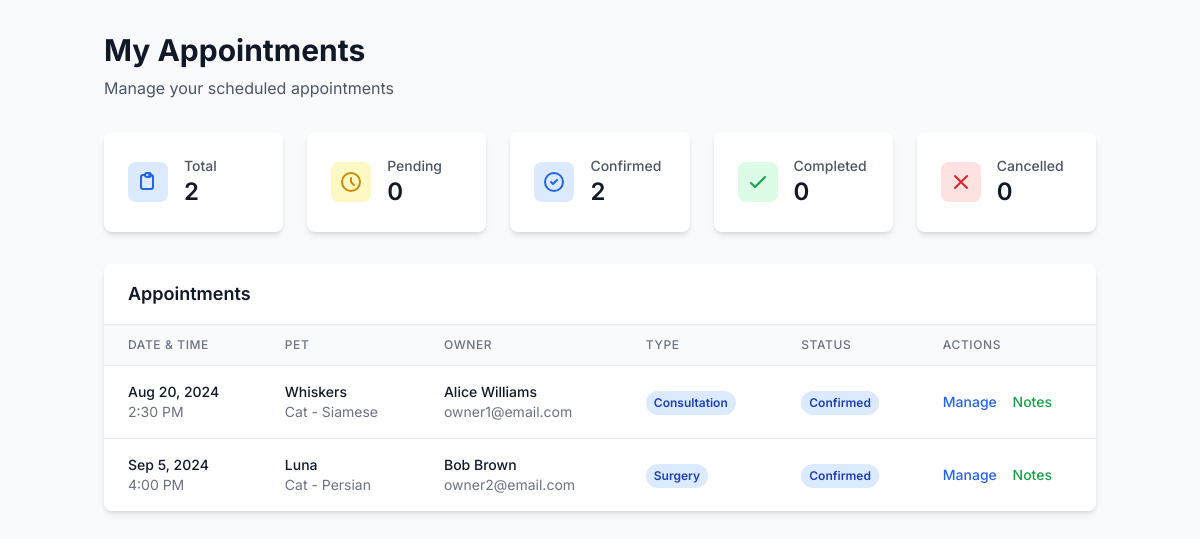
/manage_appointments.php (signed in), run on the app's committed database.
### tables this page shows
CREATE TABLE appointments (
    id INT AUTO_INCREMENT PRIMARY KEY,
    pet_id INT NOT NULL,
    veterinarian_id INT NOT NULL,
    owner_id INT NOT NULL,
    appointment_date DATETIME NOT NULL,
    duration_minutes INT DEFAULT 30,
    duration INT DEFAULT 30,  
    appointment_type ENUM('checkup', 'vaccination', 'emergency', 'surgery', 'consultation', 'follow_up') DEFAULT 'checkup',
    purpose TEXT,
    status ENUM('pending', 'confirmed', 'in_progress', 'completed', 'cancelled', 'no_show') DEFAULT 'pending',
    cancellation_reason TEXT,
    notes TEXT,
    reminder_sent BOOLEAN DEFAULT FALSE,
    cost DECIMAL(10,2),
    payment_status ENUM('pending', 'paid', 'overdue') DEFAULT 'pending',
    created_at TIMESTAMP DEFAULT CURRENT_TIMESTAMP,
    updated_at TIMESTAMP DEFAULT CURRENT_TIMESTAMP ON UPDATE CURRENT_TIMESTAMP,
    FOREIGN KEY (pet_id) REFERENCES pets(id) ON DELETE CASCADE,
    FOREIGN KEY (veterinarian_id) REFERENCES users(id) ON DELETE CASCADE,
    FOREIGN KEY (owner_id) REFERENCES users(id) ON DELETE CASCADE
);

CREATE TABLE pets (
    id INT AUTO_INCREMENT PRIMARY KEY,
    owner_id INT NOT NULL,
    name VARCHAR(100) NOT NULL,
    species VARCHAR(50) NOT NULL,
    breed VARCHAR(100),
    gender ENUM('male', 'female', 'unknown') DEFAULT 'unknown',
    dob DATE,
    weight DECIMAL(5,2),  
    color VARCHAR(100),
    microchip_id VARCHAR(50) UNIQUE,
    is_spayed_neutered BOOLEAN DEFAULT FALSE,
    allergies TEXT,
    medications TEXT,
    special_needs TEXT,
    notes TEXT,  
    emergency_contact VARCHAR(255),
    emergency_phone VARCHAR(20),
    photo_url VARCHAR(500),
    is_active BOOLEAN DEFAULT TRUE,
    created_at TIMESTAMP DEFAULT CURRENT_TIMESTAMP,
    updated_at TIMESTAMP DEFAULT CURRENT_TIMESTAMP ON UPDATE CURRENT_TIMESTAMP,
    FOREIGN KEY (owner_id) REFERENCES users(id) ON DELETE CASCADE
);

CREATE TABLE users (
    id INT AUTO_INCREMENT PRIMARY KEY,
    email VARCHAR(255) UNIQUE NOT NULL,
    password VARCHAR(255) NOT NULL,
    role ENUM('pet_owner', 'veterinarian', 'admin') DEFAULT 'pet_owner',
    name VARCHAR(255),  
    first_name VARCHAR(100) NOT NULL,
    last_name VARCHAR(100) NOT NULL,
    phone VARCHAR(20),
    address TEXT,
    city VARCHAR(100),
    state VARCHAR(50),
    zip_code VARCHAR(10),
    bio TEXT,
    emergency_contact VARCHAR(255),
    emergency_phone VARCHAR(20),
    is_active BOOLEAN DEFAULT TRUE,
    email_verified BOOLEAN DEFAULT FALSE,
    last_login TIMESTAMP NULL,
    notification_preferences JSON,
    privacy_settings JSON,
    deletion_requested BOOLEAN DEFAULT FALSE,
    deletion_reason TEXT,
    deletion_requested_at TIMESTAMP NULL,
    created_at TIMESTAMP DEFAULT CURRENT_TIMESTAMP,
    updated_at TIMESTAMP DEFAULT CURRENT_TIMESTAMP ON UPDATE CURRENT_TIMESTAMP
);

### manage_appointments.php (the view, shortened to what this page needs)
<?php
require_once 'db.php';
$user_id = $_SESSION['user_id'];
$user_role = $_SESSION['role'];
if ($user_role === 'veterinarian') {
    $appointments_query = "
        SELECT a.*,
               p.name as pet_name, p.species, p.breed,
               u.first_name, u.last_name, u.email, u.phone,
               vet.first_name as vet_first_name, vet.last_name as vet_last_name
        FROM appointments a
        JOIN pets p ON a.pet_id = p.id
        JOIN users u ON a.owner_id = u.id
        JOIN users vet ON a.veterinarian_id = vet.id
        WHERE a.veterinarian_id = ?
        ORDER BY a.appointment_date ASC, a.status ASC
    ";
    $stmt = $conn->prepare($appointments_query);
    $stmt->bind_param("i", $user_id);
}
$stmt->execute();
$appointments = $stmt->get_result()->fetch_all(MYSQLI_ASSOC);
if ($user_role === 'veterinarian') {
    $stats_query = "
        SELECT
            COUNT(*) as total,
            SUM(CASE WHEN status = 'pending' THEN 1 ELSE 0 END) as pending,
            SUM(CASE WHEN status = 'confirmed' THEN 1 ELSE 0 END) as confirmed,
            SUM(CASE WHEN status = 'completed' THEN 1 ELSE 0 END) as completed,
            SUM(CASE WHEN status = 'cancelled' THEN 1 ELSE 0 END) as cancelled
        FROM appointments
        WHERE veterinarian_id = ?
    ";
    $stats_stmt = $conn->prepare($stats_query);
    $stats_stmt->bind_param("i", $user_id);
}
$stats_stmt->execute();
$stats = $stats_stmt->get_result()->fetch_assoc();
?>
<!DOCTYPE html>
<html lang="en">
<head>
    <script src="https://cdn.tailwindcss.com"></script>
</head>
<body class="bg-gray-50">
    <div class="container mx-auto px-4 py-8">
        <div class="mb-8">
            <h1 class="text-3xl font-bold text-gray-900 mb-2">
                <?php echo $user_role === 'admin' ? 'All Appointments' : 'My Appointments'; ?>
            </h1>
            <p class="text-gray-600">
                <?php echo $user_role === 'admin' ? 'Manage all appointments in the system' : 'Manage your scheduled appointments'; ?>
            </p>
        </div>
        <div class="grid grid-cols-1 md:grid-cols-5 gap-6 mb-8">
            <div class="bg-white rounded-lg shadow-md p-6">
                <div class="flex items-center">
                    <div class="p-2 bg-blue-100 rounded-lg">
                        <svg class="w-6 h-6 text-blue-600" fill="none" stroke="currentColor" viewBox="0 0 24 24">
                            <path stroke-linecap="round" stroke-linejoin="round" stroke-width="2" d="M9 5H7a2 2 0 00-2 2v10a2 2 0 002 2h8a2 2 0 002-2V7a2 2 0 00-2-2h-2M9 5a2 2 0 002 2h2a2 2 0 002-2M9 5a2 2 0 012-2h2a2 2 0 012 2"></path>
                        </svg>
                    </div>
                    <div class="ml-4">
                        <p class="text-sm font-medium text-gray-600">Total</p>
                        <p class="text-2xl font-semibold text-gray-900"><?php echo $stats['total']; ?></p>
                    </div>
                </div>
            </div>
            <div class="bg-white rounded-lg shadow-md p-6">
                <div class="flex items-center">
                    <div class="p-2 bg-yellow-100 rounded-lg">
                        <svg class="w-6 h-6 text-yellow-600" fill="none" stroke="currentColor" viewBox="0 0 24 24">
                            <path stroke-linecap="round" stroke-linejoin="round" stroke-width="2" d="M12 8v4l3 3m6-3a9 9 0 11-18 0 9 9 0 0118 0z"></path>
                        </svg>
                    </div>
                    <div class="ml-4">
                        <p class="text-sm font-medium text-gray-600">Pending</p>
                        <p class="text-2xl font-semibold text-gray-900"><?php echo $stats['pending']; ?></p>
                    </div>
                </div>
            </div>
            <div class="bg-white rounded-lg shadow-md p-6">
                <div class="flex items-center">
                    <div class="p-2 bg-blue-100 rounded-lg">
                        <svg class="w-6 h-6 text-blue-600" fill="none" stroke="currentColor" viewBox="0 0 24 24">
                            <path stroke-linecap="round" stroke-linejoin="round" stroke-width="2" d="M9 12l2 2 4-4m6 2a9 9 0 11-18 0 9 9 0 0118 0z"></path>
                        </svg>
                    </div>
                    <div class="ml-4">
                        <p class="text-sm font-medium text-gray-600">Confirmed</p>
                        <p class="text-2xl font-semibold text-gray-900"><?php echo $stats['confirmed']; ?></p>
                    </div>
                </div>
            </div>
            <div class="bg-white rounded-lg shadow-md p-6">
                <div class="flex items-center">
                    <div class="p-2 bg-green-100 rounded-lg">
                        <svg class="w-6 h-6 text-green-600" fill="none" stroke="currentColor" viewBox="0 0 24 24">
                            <path stroke-linecap="round" stroke-linejoin="round" stroke-width="2" d="M5 13l4 4L19 7"></path>
                        </svg>
                    </div>
                    <div class="ml-4">
                        <p class="text-sm font-medium text-gray-600">Completed</p>
                        <p class="text-2xl font-semibold text-gray-900"><?php echo $stats['completed']; ?></p>
                    </div>
                </div>
            </div>
            <div class="bg-white rounded-lg shadow-md p-6">
                <div class="flex items-center">
                    <div class="p-2 bg-red-100 rounded-lg">
                        <svg class="w-6 h-6 text-red-600" fill="none" stroke="currentColor" viewBox="0 0 24 24">
                            <path stroke-linecap="round" stroke-linejoin="round" stroke-width="2" d="M6 18L18 6M6 6l12 12"></path>
                        </svg>
                    </div>
                    <div class="ml-4">
                        <p class="text-sm font-medium text-gray-600">Cancelled</p>
                        <p class="text-2xl font-semibold text-gray-900"><?php echo $stats['cancelled']; ?></p>
                    </div>
                </div>
            </div>
        </div>
        <div class="bg-white rounded-lg shadow-md overflow-hidden">
            <div class="px-6 py-4 border-b border-gray-200">
                <h2 class="text-lg font-semibold text-gray-900">Appointments</h2>
            </div>
            <?php if (empty($appointments)): ?>
            <div class="px-6 py-8 text-center">
                <svg class="mx-auto h-12 w-12 text-gray-400 mb-4" fill="none" stroke="currentColor" viewBox="0 0 24 24">
                    <path stroke-linecap="round" stroke-linejoin="round" stroke-width="2" d="M9 5H7a2 2 0 00-2 2v10a2 2 0 002 2h8a2 2 0 002-2V7a2 2 0 00-2-2h-2M9 5a2 2 0 002 2h2a2 2 0 002-2M9 5a2 2 0 012-2h2a2 2 0 012 2"></path>
                </svg>
                <h3 class="text-lg font-medium text-gray-900 mb-2">No appointments found</h3>
                <p class="text-gray-500">
                    <?php echo $user_role === 'admin' ? 'No appointments have been scheduled yet.' : 'You don\'t have any appointments scheduled.'; ?>
                </p>
            </div>
            <?php else: ?>
            <div class="overflow-x-auto">
                <table class="min-w-full divide-y divide-gray-200">
                    <thead class="bg-gray-50">
                        <tr>
                            <th class="px-6 py-3 text-left text-xs font-medium text-gray-500 uppercase tracking-wider">Date & Time</th>
                            <th class="px-6 py-3 text-left text-xs font-medium text-gray-500 uppercase tracking-wider">Pet</th>
                            <th class="px-6 py-3 text-left text-xs font-medium text-gray-500 uppercase tracking-wider">Owner</th>
                            <th class="px-6 py-3 text-left text-xs font-medium text-gray-500 uppercase tracking-wider">Type</th>
                            <th class="px-6 py-3 text-left text-xs font-medium text-gray-500 uppercase tracking-wider">Status</th>
                            <th class="px-6 py-3 text-left text-xs font-medium text-gray-500 uppercase tracking-wider">Actions</th>
                        </tr>
                    </thead>
                    <tbody class="bg-white divide-y divide-gray-200">
                        <?php foreach ($appointments as $appointment): ?>
                        <tr class="hover:bg-gray-50">
                            <td class="px-6 py-4 whitespace-nowrap">
                                <div class="text-sm font-medium text-gray-900">
                                    <?php echo date('M j, Y', strtotime($appointment['appointment_date'])); ?>
                                </div>
                                <div class="text-sm text-gray-500">
                                    <?php echo date('g:i A', strtotime($appointment['appointment_date'])); ?>
                                </div>
                            </td>
                            <td class="px-6 py-4 whitespace-nowrap">
                                <div class="text-sm font-medium text-gray-900"><?php echo htmlspecialchars($appointment['pet_name']); ?></div>
                                <div class="text-sm text-gray-500"><?php echo htmlspecialchars($appointment['species'] . ' - ' . $appointment['breed']); ?></div>
                            </td>
                            <td class="px-6 py-4 whitespace-nowrap">
                                <div class="text-sm font-medium text-gray-900">
                                    <?php echo htmlspecialchars($appointment['first_name'] . ' ' . $appointment['last_name']); ?>
                                </div>
                                <div class="text-sm text-gray-500"><?php echo htmlspecialchars($appointment['email']); ?></div>
                            </td>
                            <td class="px-6 py-4 whitespace-nowrap">
                                <span class="inline-flex px-2 py-1 text-xs font-semibold rounded-full bg-blue-100 text-blue-800">
                                    <?php echo ucfirst(str_replace('_', ' ', $appointment['appointment_type'])); ?>
                                </span>
                            </td>
                            <td class="px-6 py-4 whitespace-nowrap">
                                <?php
                                $status_colors = [
                                    'pending' => 'bg-yellow-100 text-yellow-800',
                                    'confirmed' => 'bg-blue-100 text-blue-800',
                                    'in_progress' => 'bg-purple-100 text-purple-800',
                                    'completed' => 'bg-green-100 text-green-800',
                                    'cancelled' => 'bg-red-100 text-red-800',
                                    'no_show' => 'bg-gray-100 text-gray-800'
                                ];
                                $color = $status_colors[$appointment['status']] ?? 'bg-gray-100 text-gray-800';
                                ?>
                                <span class="inline-flex px-2 py-1 text-xs font-semibold rounded-full <?php echo $color; ?>">
                                    <?php echo ucfirst(str_replace('_', ' ', $appointment['status'])); ?>
                                </span>
                            </td>
                            <td class="px-6 py-4 whitespace-nowrap text-sm font-medium">
                                <button onclick="openModal(<?php echo $appointment['id']; ?>)" class="text-blue-600 hover:text-blue-900 mr-3">
                                    Manage
                                </button>
                                <button onclick="showNotes(<?php echo $appointment['id']; ?>)" class="text-green-600 hover:text-green-900">
                                    Notes
                                </button>
                            </td>
                        </tr>
                        <?php endforeach; ?>
                    </tbody>
                </table>
            </div>
            <?php endif; ?>
        </div>
    </div>
</body>
</html>

### manage_appointments.php (style rules this page uses)
body { font-family: 'Inter', sans-serif; }

### data on the page
appointments: appointment_date "Aug 20, 2024", appointment_date "2:30 PM", pet.name "Whiskers", pet.breed "Cat - Siamese", owner.last_name "Alice Williams", owner.email "owner1@email.com", appointment_type "Consultation", status "Confirmed"
appointments: appointment_date "Sep 5, 2024", appointment_date "4:00 PM", pet.name "Luna", pet.breed "Cat - Persian", owner.last_name "Bob Brown", owner.email "owner2@email.com", appointment_type "Surgery", status "Confirmed"

### other printed values
$stats['total'] "2"
$stats['pending'] "0"
$stats['confirmed'] "2"
$stats['completed'] "0"
$stats['cancelled'] "0"
